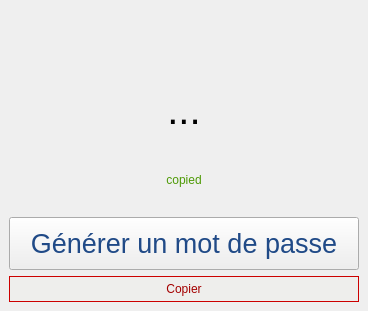
<?xml version="1.0" encoding="UTF-8"?>
<ui version="4.0">
 <class>MainWindow</class>
 <widget class="QMainWindow" name="MainWindow">
  <property name="geometry">
   <rect>
    <x>0</x>
    <y>0</y>
    <width>368</width>
    <height>311</height>
   </rect>
  </property>
  <property name="windowTitle">
   <string>Password Generator</string>
  </property>
  <widget class="QWidget" name="centralwidget">
   <layout class="QVBoxLayout" name="verticalLayout_2">
    <item>
     <widget class="QLabel" name="lbl_image">
      <property name="text">
       <string/>
      </property>
      <property name="pixmap">
       <pixmap resource="resources.qrc">:/images/password.png</pixmap>
      </property>
      <property name="scaledContents">
       <bool>false</bool>
      </property>
      <property name="alignment">
       <set>Qt::AlignCenter</set>
      </property>
     </widget>
    </item>
    <item>
     <widget class="QLabel" name="lbl_passwd">
      <property name="styleSheet">
       <string notr="true">text-align: center;
font-size: 40px;</string>
      </property>
      <property name="text">
       <string>...</string>
      </property>
      <property name="alignment">
       <set>Qt::AlignCenter</set>
      </property>
     </widget>
    </item>
    <item>
     <widget class="QLabel" name="lbl_copied">
      <property name="styleSheet">
       <string notr="true">color: rgb(78, 154, 6);</string>
      </property>
      <property name="text">
       <string>copied</string>
      </property>
      <property name="alignment">
       <set>Qt::AlignCenter</set>
      </property>
     </widget>
    </item>
    <item>
     <widget class="QPushButton" name="btn_generate">
      <property name="styleSheet">
       <string notr="true">font-size: 20pt;
color: rgb(32, 74, 135);
padding: 10px;</string>
      </property>
      <property name="text">
       <string>Générer un mot de passe</string>
      </property>
     </widget>
    </item>
    <item>
     <widget class="QPushButton" name="btn_copy">
      <property name="styleSheet">
       <string notr="true">color: rgb(164, 0, 0);
border-width: 1px;
border-style: solid;
border-color: rgb(204, 0, 0);
background-color: rgb(238, 238, 236);
padding: 5px;</string>
      </property>
      <property name="text">
       <string>Copier</string>
      </property>
     </widget>
    </item>
   </layout>
  </widget>
 </widget>
 <resources>
  <include location="resources.qrc"/>
 </resources>
 <connections/>
</ui>
